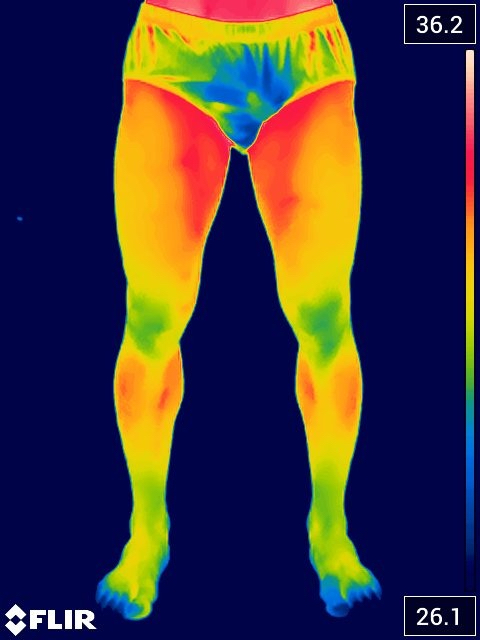
#> input picture images/perna_frente.jpg, 480 x 640 px
$ python thermo.py
#> lines starting #> are read from the running program, lines starting #| are printed output that depends on the picture; after the words box and inside, x2 and y2 are one past the last pixel; in counts of white or black regions, pixels touching at a corner belong together
import imutils
import cv2

# load the image, convert it to grayscale, and blur it slightly

image = cv2.imread(r'images/perna_frente.jpg') # pegando só uma imagem
#> image is the input picture: shape (640, 480, 3); mean B, G, R 62.5, 56.1, 66.4

gray = cv2.cvtColor(image, cv2.COLOR_BGR2GRAY)
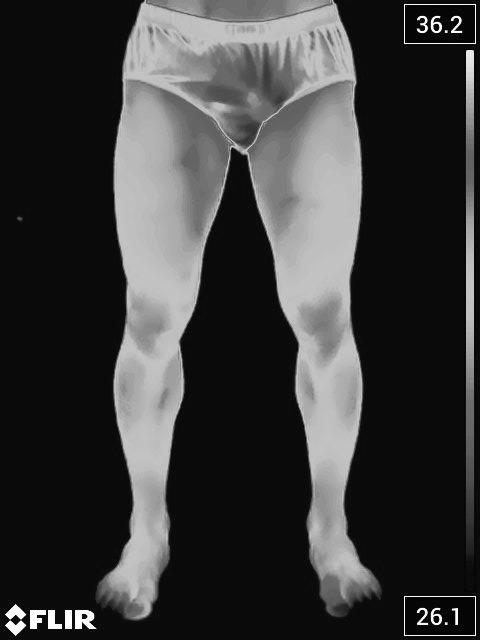
#> gray: shape (640, 480); min 1, max 255, mean 59.9
gray = cv2.GaussianBlur(gray, (5, 5), 0)

# threshold the image, then perform a series of erosions +
# dilations to remove any small regions of noise
thresh = cv2.threshold(gray, 45, 255, cv2.THRESH_BINARY)[1]
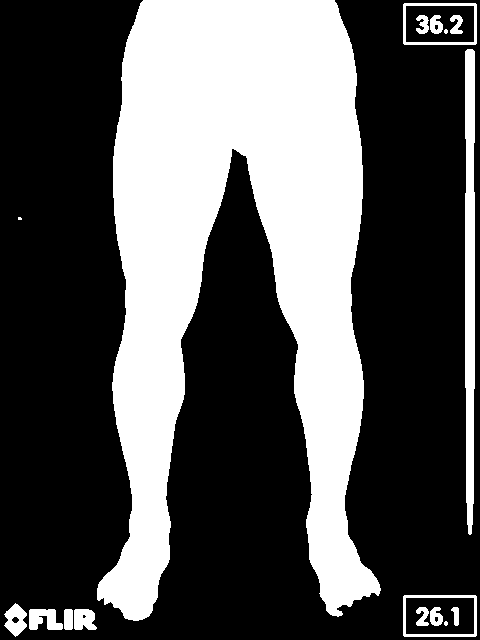
#> thresh: shape (640, 480); 34.3% white; 17 white regions (3 under 20 px), largest, box (x1, y1, x2, y2) and area: (97, 0, 381, 621) 97044, (465, 49, 475, 535) 4373, (403, 3, 477, 45) 656
thresh = cv2.erode(thresh, None, iterations=2)
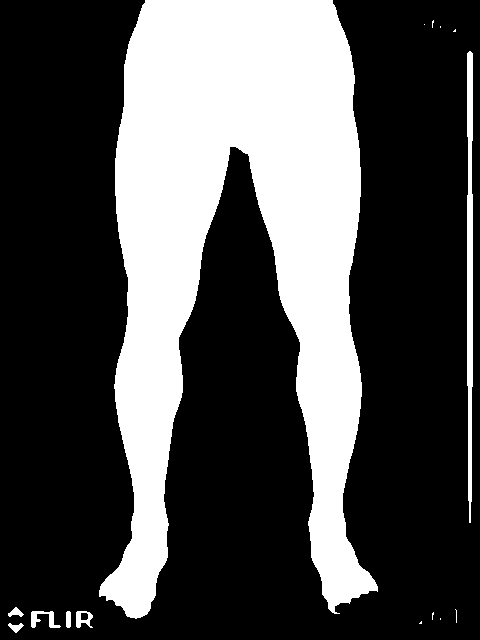
#> thresh: shape (640, 480); 30.8% white; 15 white regions (8 under 20 px), largest, box (x1, y1, x2, y2) and area: (99, 0, 378, 619) 91524, (467, 51, 473, 523) 2399, (31, 611, 61, 628) 235
thresh = cv2.dilate(thresh, None, iterations=2)
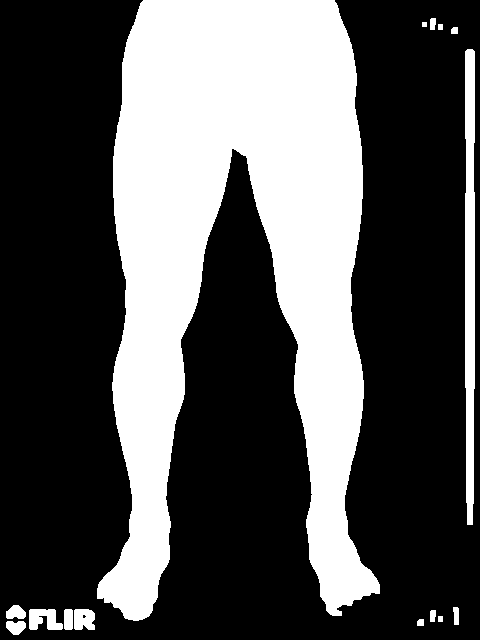
#> thresh: shape (640, 480); 33.6% white; 15 white regions

# find contours in thresholded image, then grab the largest
# one
cnts = cv2.findContours(thresh.copy(), cv2.RETR_EXTERNAL, cv2.CHAIN_APPROX_SIMPLE)
#> cnts = 15 contours, 1 with area under 20; largest, box (x1, y1, x2, y2) and area: (97, 0, 380, 621) 95780, (465, 49, 475, 525) 3854, (29, 609, 63, 630) 450, (74, 609, 95, 630) 361, (6, 605, 26, 619) 188
cnts = imutils.grab_contours(cnts)
c = max(cnts, key=cv2.contourArea)
#> c = contour of 848 points, box (x1, y1, x2, y2) (97, 0, 380, 621), area 95780

# determine the most extreme points along the contour
extLeft = tuple(c[c[:, :, 0].argmin()][0])
#> extLeft = (97, 588)
extRight = tuple(c[c[:, :, 0].argmax()][0])
#> extRight = (379, 593)
extTop = tuple(c[c[:, :, 1].argmin()][0])
#> extTop = (143, 0)
extBot = tuple(c[c[:, :, 1].argmax()][0])
#> extBot = (133, 620)

# draw the outline of the object, then draw each of the
# extreme points, where the left-most is red, right-most
# is green, top-most is blue, and bottom-most is teal
cv2.drawContours(image, [c], -1, (255, 0, 255), 2)

cv2.circle(image, extLeft, 8, (0, 0, 255), -1)
cv2.circle(image, extRight, 8, (0, 255, 0), -1)
cv2.circle(image, extTop, 8, (255, 0, 0), -1)
#> image: shape (640, 480, 3); mean B, G, R 66.8, 54.3, 71.7
cv2.circle(image, extBot, 8, (255, 255, 0), -1)
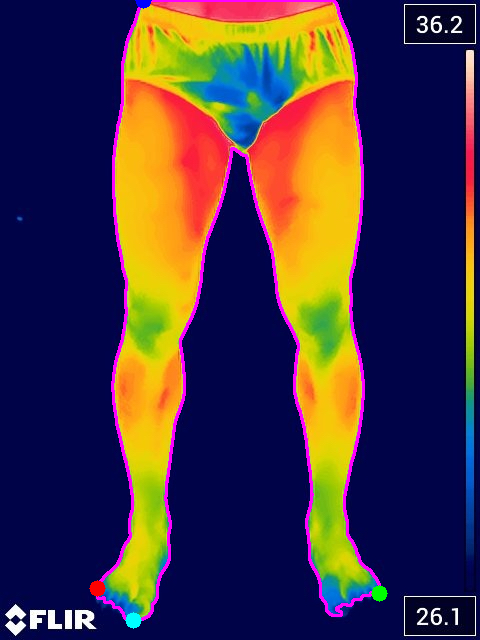
#> image: shape (640, 480, 3); mean B, G, R 66.9, 54.4, 71.6

# show the output image
cv2.imshow("Image", image)
cv2.waitKey(0)

$ run again, with images/dorso_costa01.jpg copied over images/perna_frente.jpg
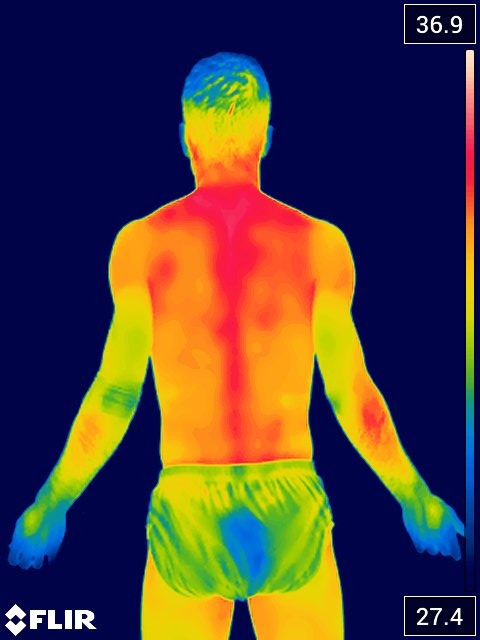
#> input picture images/dorso_costa01.jpg, 480 x 640 px
#> image is the input picture: shape (640, 480, 3); mean B, G, R 61.2, 63.9, 79.3
#> `thresh = cv2.dilate(thresh, None, iterations=2)`:
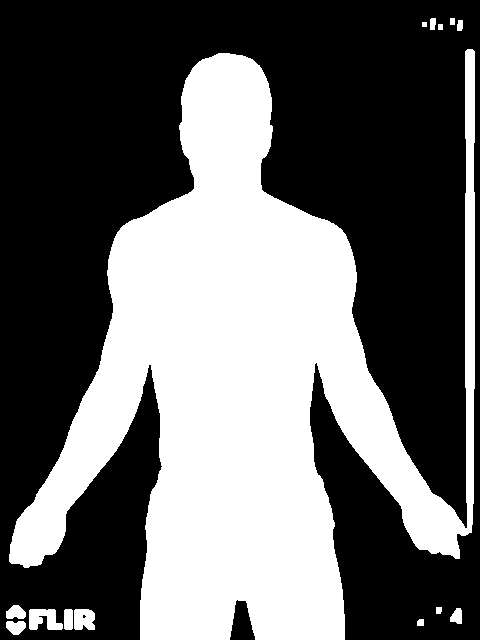
#> thresh: shape (640, 480); 40.5% white; 14 white regions
#> cnts = 14 contours, 1 with area under 20; largest, box (x1, y1, x2, y2) and area: (9, 49, 475, 640) 120678, (29, 609, 63, 630) 450, (74, 609, 95, 630) 362, (6, 605, 26, 619) 188, (6, 621, 26, 635) 188
#> c = contour of 1103 points, box (x1, y1, x2, y2) (9, 49, 475, 640), area 120678
#> extLeft = (9, 554)
#> extRight = (474, 388)
#> extTop = (467, 49)
#> extBot = (140, 639)
#> `cv2.circle(image, extTop, 8, (255, 0, 0), -1)`:
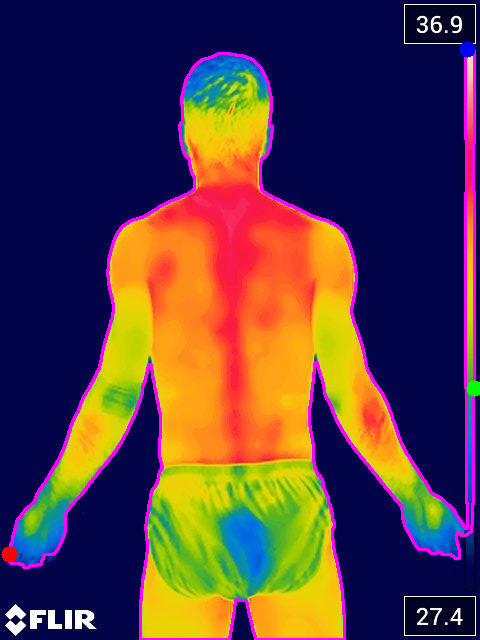
#> image: shape (640, 480, 3); mean B, G, R 67.3, 61.2, 86.9

$ run again, with images/pes00.jpg copied over images/perna_frente.jpg
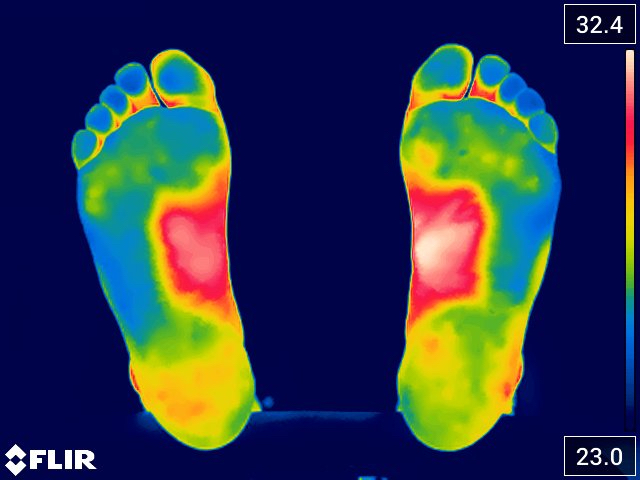
#> input picture images/pes00.jpg, 640 x 480 px
#> image is the input picture: shape (480, 640, 3); mean B, G, R 75.4, 57.2, 46.7
#> `thresh = cv2.dilate(thresh, None, iterations=2)`:
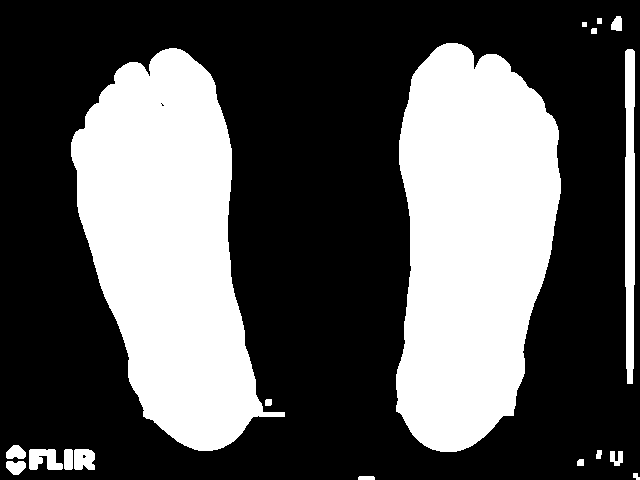
#> thresh: shape (480, 640); 34.7% white; 18 white regions
#> cnts = 18 contours, 1 with area under 20; largest, box (x1, y1, x2, y2) and area: (396, 43, 561, 452) 50932, (71, 48, 285, 451) 49652, (625, 49, 635, 384) 2683, (29, 449, 63, 470) 450, (74, 449, 95, 470) 361
#> c = contour of 369 points, box (x1, y1, x2, y2) (396, 43, 561, 452), area 50932
#> extLeft = (396, 374)
#> extRight = (560, 193)
#> extTop = (446, 43)
#> extBot = (440, 451)
#> `cv2.circle(image, extBot, 8, (255, 255, 0), -1)`:
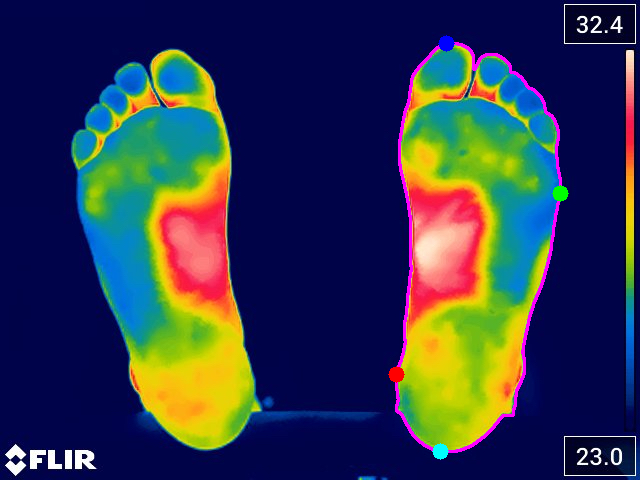
#> image: shape (480, 640, 3); mean B, G, R 77.1, 56.6, 49.1
